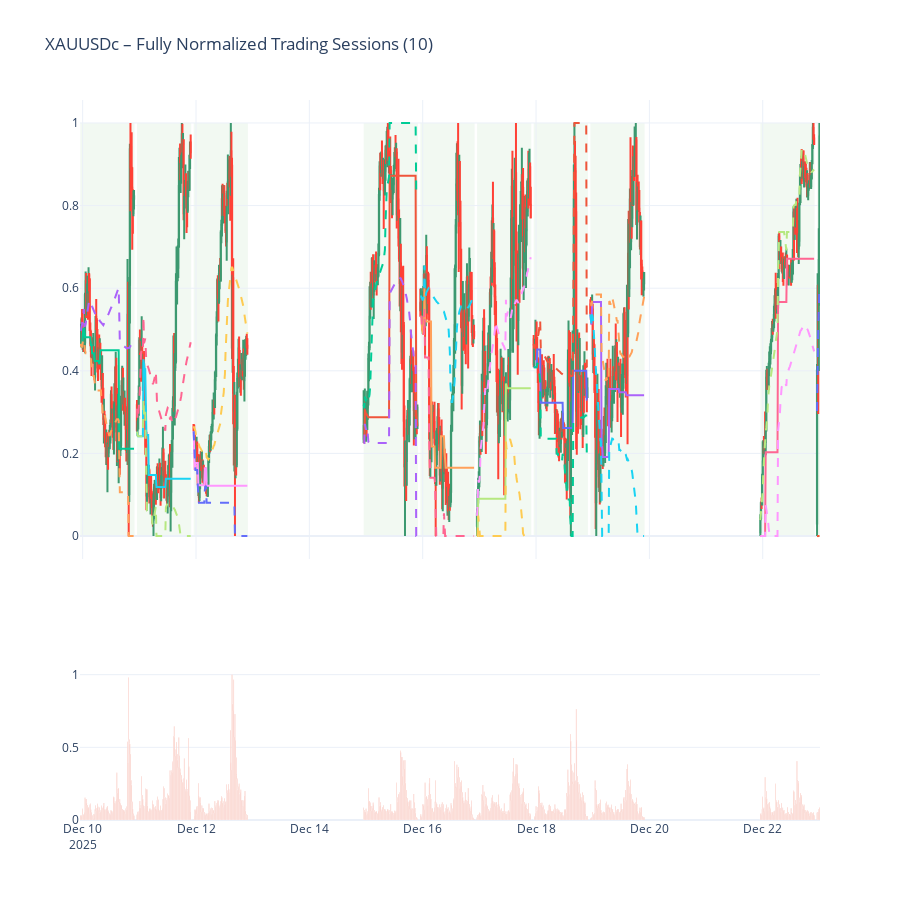

Notebook code cell kept with this figure:
### Code cell
import MetaTrader5 as mt5
import pandas as pd
import pytz
from datetime import datetime, timedelta
from plotly.subplots import make_subplots
import plotly.graph_objects as go
import numpy as np

# -------------------------------------------------
# PARAMETERS
# -------------------------------------------------
symbol = "XAUUSDc"
timeframe = mt5.TIMEFRAME_M15
lookback_days = 10
delay_days = 1
utc_timezone = pytz.UTC
value_area_pct = 0.7

# -------------------------------------------------
# TIMEFRAME → DELTA
# -------------------------------------------------
def timeframe_to_timedelta(tf):
    return {
        mt5.TIMEFRAME_M15: timedelta(minutes=15),
        mt5.TIMEFRAME_M30: timedelta(minutes=30),
        mt5.TIMEFRAME_H1: timedelta(hours=1),
    }.get(tf, timedelta(minutes=15))

# -------------------------------------------------
# MT5 INIT
# -------------------------------------------------
if not mt5.initialize():
    raise RuntimeError(mt5.last_error())

mt5.symbol_select(symbol, True)

# -------------------------------------------------
# FETCH DATA (TRADING-SESSIONS AWARE)
# -------------------------------------------------
utc_end = datetime.now(utc_timezone).replace(
    hour=0, minute=0, second=0, microsecond=0
) - timedelta(days=delay_days)

raw_from = utc_end - timedelta(days=lookback_days * 3)

rates = mt5.copy_rates_range(symbol, timeframe, raw_from, utc_end)
mt5.shutdown()

if rates is None or len(rates) == 0:
    raise RuntimeError("No data returned")

df = pd.DataFrame(rates)
df["time"] = pd.to_datetime(df["time"], unit="s", utc=True)
df.set_index("time", inplace=True)
df.sort_index(inplace=True)

# -------------------------------------------------
# SESSION DETECTION
# -------------------------------------------------
candle_delta = timeframe_to_timedelta(timeframe)
df["gap"] = df.index.to_series().diff() > candle_delta
df["session"] = df["gap"].cumsum()

last_sessions = df["session"].unique()[-lookback_days:]
df = df[df["session"].isin(last_sessions)]

# -------------------------------------------------
# NORMALIZE TICK VOLUME (GLOBAL)
# -------------------------------------------------
tv_min = df["tick_volume"].min()
tv_max = df["tick_volume"].max()
df["tick_volume_norm"] = (df["tick_volume"] - tv_min) / max(tv_max - tv_min, 1)

# -------------------------------------------------
# NORMALIZE OHLC PER SESSION
# -------------------------------------------------
df_norm = []

for _, g in df.groupby("session"):
    p_min = g[["open", "high", "low", "close"]].min().min()
    p_max = g[["open", "high", "low", "close"]].max().max()
    scale = max(p_max - p_min, 1e-6)

    g = g.copy()
    for col in ["open", "high", "low", "close"]:
        g[col + "_norm"] = (g[col] - p_min) / scale

    g["low_norm"] = np.minimum.reduce([
        g["open_norm"], g["high_norm"], g["low_norm"], g["close_norm"]
    ])
    g["high_norm"] = np.maximum.reduce([
        g["open_norm"], g["high_norm"], g["low_norm"], g["close_norm"]
    ])

    df_norm.append(g)

df = pd.concat(df_norm).sort_index()

# -------------------------------------------------
# BUILD SESSION STRUCTURES
# -------------------------------------------------
trading_sessions = []

for _, g in df.groupby("session"):
    trading_sessions.append({
        "x0": g.index.min(),
        "x1": g.index.max() + candle_delta,
        "y0": g["low_norm"].min(),
        "y1": g["high_norm"].max(),
        "df": g
    })

# -------------------------------------------------
# FIGURE
# -------------------------------------------------
fig = make_subplots(
    rows=2,
    cols=1,
    shared_xaxes=True,
    row_heights=[0.75, 0.25]
)

# Normalized Candlesticks
fig.add_trace(
    go.Candlestick(
        x=df.index,
        open=df["open_norm"],
        high=df["high_norm"],
        low=df["low_norm"],
        close=df["close_norm"]
    ),
    row=1,
    col=1
)

# Normalized Volume
fig.add_trace(
    go.Bar(
        x=df.index,
        y=df["tick_volume_norm"]
    ),
    row=2,
    col=1
)

# -------------------------------------------------
# SESSION SHADING
# -------------------------------------------------
for s in trading_sessions:
    fig.add_shape(
        type="rect",
        x0=s["x0"],
        x1=s["x1"],
        y0=s["y0"],
        y1=s["y1"],
        fillcolor="green",
        opacity=0.05,
        line=dict(width=0),
        layer="below"
    )

# -------------------------------------------------
# DEVELOPING POC / VAH / VAL (NORMALIZED)
# -------------------------------------------------
for s in trading_sessions:
    sess = s["df"]
    cum_vol = {}
    poc, vah, val, tms = [], [], [], []

    for t, r in sess.iterrows():
        levels = np.linspace(r["low_norm"], r["high_norm"], 12)
        vol = 1.0 / max(len(levels), 1)

        for p in levels:
            p = round(float(p), 4)
            cum_vol[p] = cum_vol.get(p, 0) + vol

        prices = np.array(sorted(cum_vol))
        vols = np.array([cum_vol[p] for p in prices])
        vols /= vols.sum()

        poc_idx = np.argmax(vols)
        lo = hi = poc_idx
        acc = vols[poc_idx]

        while acc < value_area_pct:
            if lo > 0:
                lo -= 1
                acc += vols[lo]
            if hi < len(vols) - 1:
                hi += 1
                acc += vols[hi]

        poc.append(prices[poc_idx])
        vah.append(prices[hi])
        val.append(prices[lo])
        tms.append(t)

    fig.add_trace(go.Scatter(x=tms, y=poc, mode="lines"), row=1, col=1)
    fig.add_trace(go.Scatter(x=tms, y=vah, mode="lines", line=dict(dash="dash")), row=1, col=1)
    fig.add_trace(go.Scatter(x=tms, y=val, mode="lines", line=dict(dash="dash")), row=1, col=1)

# -------------------------------------------------
# LAYOUT
# -------------------------------------------------
fig.update_layout(
    title=f"{symbol} – Fully Normalized Trading Sessions ({lookback_days})",
    height=900,
    showlegend=False,
    xaxis_rangeslider_visible=False,
    template="plotly_white"
)

fig.show()
